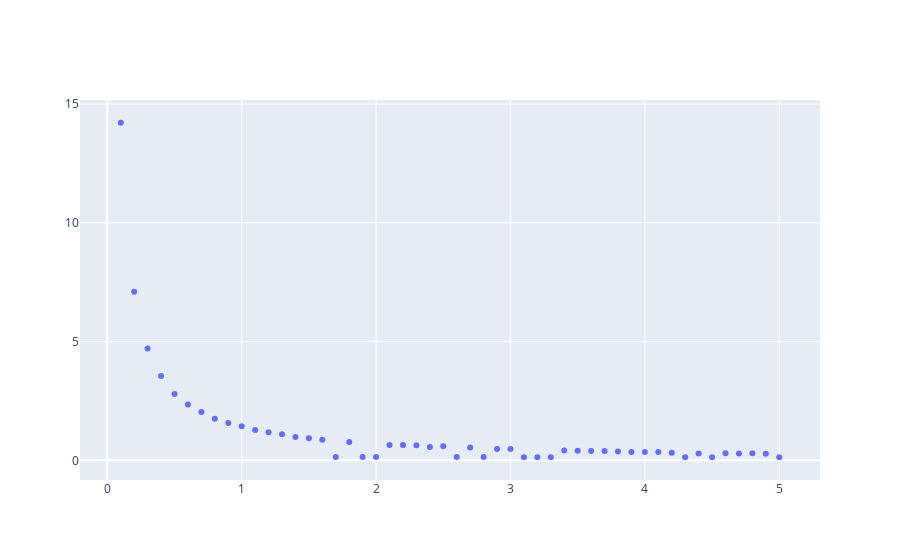

Notebook code cell kept with this figure:
### Code cell
fig = go.Figure()

fig.add_trace(go.Scatter(x=sigmaT2Data[2:, 0], y=sigmaT2Data[2:, 1], mode="markers"))

fig.update_yaxes(
    dtick=5,
)


fig.show()
